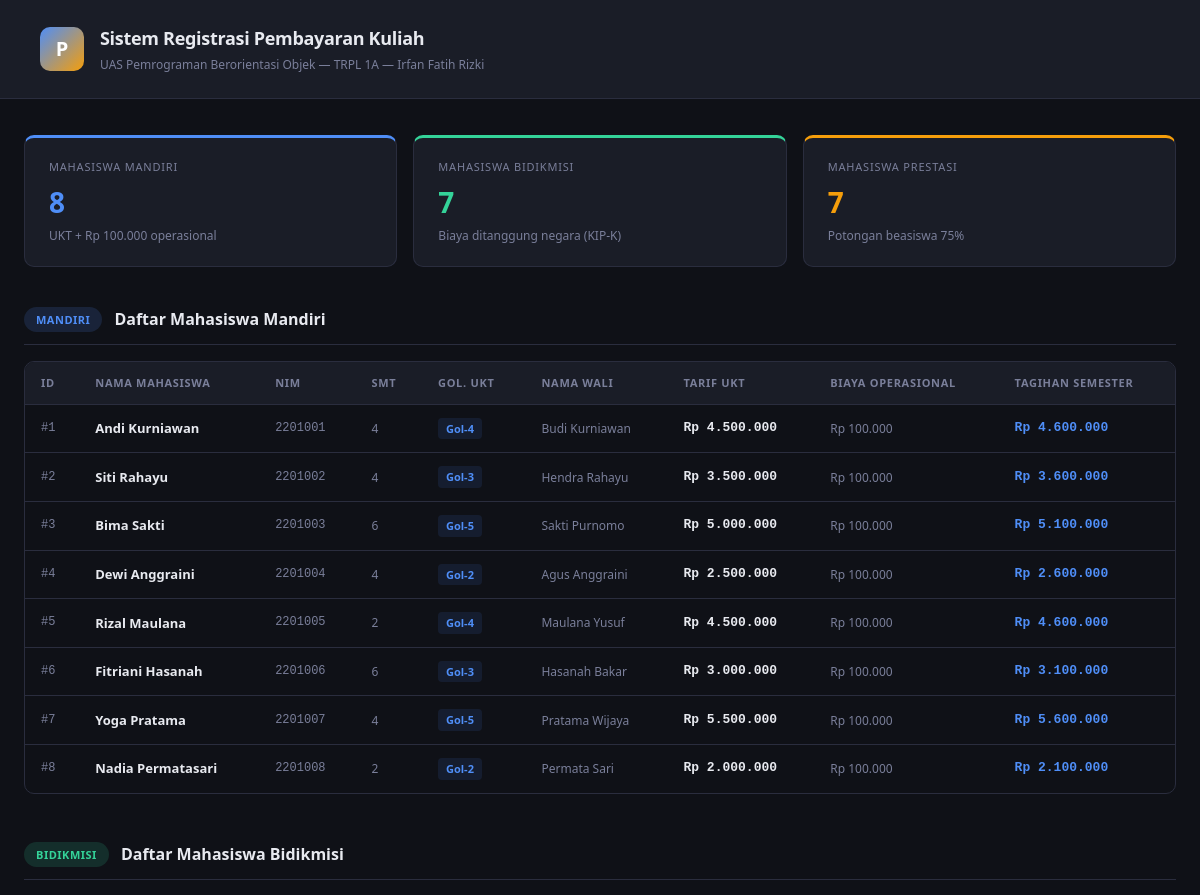
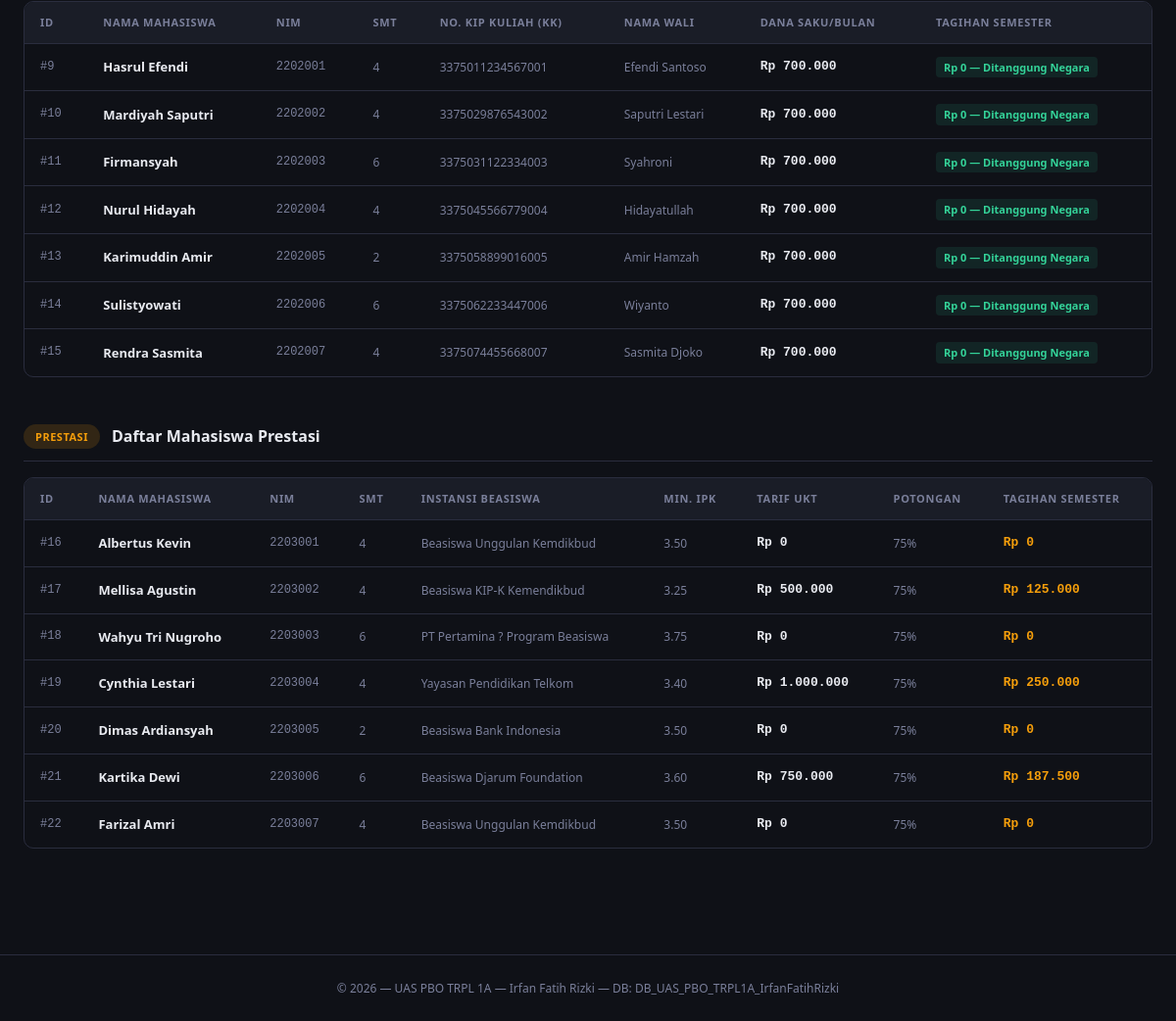
The page / on the database its author committed (2 pictures, top to bottom).
### tables this page shows
CREATE TABLE `tabel_mahasiswa` (
  `id_mahasiswa` int NOT NULL,
  `nama_mahasiswa` varchar(100) NOT NULL,
  `nim_semester` varchar(20) NOT NULL,
  `tarif_ukt_nominal` decimal(12,2) NOT NULL,
  `jenis_pembayaran` enum('Mandiri','Bidikmisi','Prestasi') NOT NULL,
  `golongan_ukt` varchar(10) DEFAULT NULL,
  `nama_wali` varchar(100) DEFAULT NULL,
  `nomor_kk` varchar(20) DEFAULT NULL,
  `peng_kuliah` varchar(100) DEFAULT NULL,
  `dana_saku_subsidi` decimal(12,2) DEFAULT NULL,
  `nama_instansi_beasiswa` varchar(150) DEFAULT NULL,
  `minimal_ipk_syarat` decimal(3,2) DEFAULT NULL
);

### Models/Mahasiswa.php (called while the page is built, shortened)
<?php
abstract class Mahasiswa
{
    protected int $id_mahasiswa;
    protected string $nama_mahasiswa;
    protected string $nis;
    protected int $semester;
    protected float $tarifUktNominal;
    public function __construct(
        int    $id_mahasiswa,
        string $nama_mahasiswa,
        string $nim_semester,
        float  $tarifUktNominal
    ) {
        $this->id_mahasiswa    = $id_mahasiswa;
        $this->nama_mahasiswa  = $nama_mahasiswa;
        $this->tarifUktNominal = $tarifUktNominal;
        $parts          = explode('/', $nim_semester);
        $this->nis      = $parts[0];
        $this->semester = (int) ($parts[1] ?? 1);
    }
    public function getIdMahasiswa(): int
    {
        return $this->id_mahasiswa;
    }
    public function getNamaMahasiswa(): string
    {
        return $this->nama_mahasiswa;
    }
    public function getNis(): string
    {
        return $this->nis;
    }
    public function getSemester(): int
    {
        return $this->semester;
    }
    public function getTarifUktNominal(): float
    {
        return $this->tarifUktNominal;
    }
}

### Models/MahasiswaMandiri.php (called while the page is built, shortened)
<?php
require_once 'Mahasiswa.php';
class MahasiswaMandiri extends Mahasiswa
{
    public function hitungTagihanSemester(): float
    {
        return $this->tarifUktNominal + 100000;
    }
}

### Models/MahasiswaPrestasi.php (called while the page is built, shortened)
<?php
require_once 'Mahasiswa.php';
class MahasiswaPrestasi extends Mahasiswa
{
    public function hitungTagihanSemester(): float
    {
        return $this->tarifUktNominal * 0.25;
    }
}

### Index.php (the view, shortened to what this page needs)
<?php
require_once 'Models/Mahasiswa.php';
require_once 'Models/MahasiswaMandiri.php';
require_once 'Models/MahasiswaPrestasi.php';
function rp(float $n): string {
    return 'Rp ' . number_format($n, 0, ',', '.');
}
$resMandiri   = mysqli_query($koneksi, "SELECT * FROM tabel_mahasiswa WHERE jenis_pembayaran = 'Mandiri'   ORDER BY id_mahasiswa");
$resBidikmisi = mysqli_query($koneksi, "SELECT * FROM tabel_mahasiswa WHERE jenis_pembayaran = 'Bidikmisi' ORDER BY id_mahasiswa");
$resPrestasi  = mysqli_query($koneksi, "SELECT * FROM tabel_mahasiswa WHERE jenis_pembayaran = 'Prestasi'  ORDER BY id_mahasiswa");
$dataMandiri   = [];
$dataBidikmisi = [];
$dataPrestasi  = [];
while ($row = mysqli_fetch_assoc($resMandiri))   { $dataMandiri[]   = $row; }
while ($row = mysqli_fetch_assoc($resBidikmisi)) { $dataBidikmisi[] = $row; }
while ($row = mysqli_fetch_assoc($resPrestasi))  { $dataPrestasi[]  = $row; }
?>
<!DOCTYPE html>
<html lang="id">
<head>
</head>
<body>
<header class="site-header">
    <div class="logo">P</div>
    <div>
        <h1>Sistem Registrasi Pembayaran Kuliah</h1>
        <p>UAS Pemrograman Berorientasi Objek &mdash; TRPL 1A &mdash; Irfan Fatih Rizki</p>
    </div>
</header>
<div class="container">
    <div class="stats">
        <div class="stat-card m">
            <div class="label">Mahasiswa Mandiri</div>
            <div class="value"><?= count($dataMandiri) ?></div>
            <div class="sub">UKT + Rp 100.000 operasional</div>
        </div>
        <div class="stat-card b">
            <div class="label">Mahasiswa Bidikmisi</div>
            <div class="value"><?= count($dataBidikmisi) ?></div>
            <div class="sub">Biaya ditanggung negara (KIP-K)</div>
        </div>
        <div class="stat-card p">
            <div class="label">Mahasiswa Prestasi</div>
            <div class="value"><?= count($dataPrestasi) ?></div>
            <div class="sub">Potongan beasiswa 75%</div>
        </div>
    </div>
    <div class="section">
        <div class="section-header">
            <span class="badge m">Mandiri</span>
            <h2>Daftar Mahasiswa Mandiri</h2>
        </div>
        <div class="table-wrap">
            <table>
                <thead>
                    <tr>
                        <th>ID</th>
                        <th>Nama Mahasiswa</th>
                        <th>NIM</th>
                        <th>Smt</th>
                        <th>Gol. UKT</th>
                        <th>Nama Wali</th>
                        <th>Tarif UKT</th>
                        <th>Biaya Operasional</th>
                        <th>Tagihan Semester</th>
                    </tr>
                </thead>
                <tbody>
                <?php foreach ($dataMandiri as $row):
                    $obj = new MahasiswaMandiri(
                        (int)$row['id_mahasiswa'],
                        $row['nama_mahasiswa'],
                        $row['nim_semester'],
                        (float)$row['tarif_ukt_nominal'],
                        $row['golongan_ukt'],
                        $row['nama_wali']
                    );
                ?>
                <tr>
                    <td class="cell-id">#<?= $obj->getIdMahasiswa() ?></td>
                    <td class="cell-name"><?= htmlspecialchars($obj->getNamaMahasiswa()) ?></td>
                    <td class="cell-nim"><?= htmlspecialchars($obj->getNis()) ?></td>
                    <td class="cell-info"><?= $obj->getSemester() ?></td>
                    <td><span class="pill"><?= htmlspecialchars($row['golongan_ukt']) ?></span></td>
                    <td class="cell-info"><?= htmlspecialchars($row['nama_wali']) ?></td>
                    <td class="cell-money"><?= rp($obj->getTarifUktNominal()) ?></td>
                    <td class="cell-info">Rp 100.000</td>
                    <td class="cell-tagihan m"><?= rp($obj->hitungTagihanSemester()) ?></td>
                </tr>
                <?php endforeach; ?>
                </tbody>
            </table>
        </div>
    </div>
    <div class="section">
        <div class="section-header">
            <span class="badge b">Bidikmisi</span>
            <h2>Daftar Mahasiswa Bidikmisi</h2>
        </div>
        <div class="table-wrap">
            <table>
                <thead>
                    <tr>
                        <th>ID</th>
                        <th>Nama Mahasiswa</th>
                        <th>NIM</th>
                        <th>Smt</th>
                        <th>No. KIP Kuliah (KK)</th>
                        <th>Nama Wali</th>
                        <th>Dana Saku/Bulan</th>
                        <th>Tagihan Semester</th>
                    </tr>
                </thead>
                <tbody>
                <?php foreach ($dataBidikmisi as $row):
                    $obj = new MahasiswaBidikmisi(
                        (int)$row['id_mahasiswa'],
                        $row['nama_mahasiswa'],
                        $row['nim_semester'],
                        (float)$row['tarif_ukt_nominal'],
                        $row['nomor_kk'],
                        (float)$row['dana_saku_subsidi']
                    );
                ?>
                <tr>
                    <td class="cell-id">#<?= $obj->getIdMahasiswa() ?></td>
                    <td class="cell-name"><?= htmlspecialchars($obj->getNamaMahasiswa()) ?></td>
                    <td class="cell-nim"><?= htmlspecialchars($obj->getNis()) ?></td>
                    <td class="cell-info"><?= $obj->getSemester() ?></td>
                    <td class="cell-info"><?= htmlspecialchars($row['nomor_kk']) ?></td>
                    <td class="cell-info"><?= htmlspecialchars($row['nama_wali']) ?></td>
                    <td class="cell-money"><?= rp((float)$row['dana_saku_subsidi']) ?></td>
                    <td><span class="pill free">Rp 0 &mdash; Ditanggung Negara</span></td>
                </tr>
                <?php endforeach; ?>
                </tbody>
            </table>
        </div>
    </div>
    <div class="section">
        <div class="section-header">
            <span class="badge p">Prestasi</span>
            <h2>Daftar Mahasiswa Prestasi</h2>
        </div>
        <div class="table-wrap">
            <table>
                <thead>
                    <tr>
                        <th>ID</th>
                        <th>Nama Mahasiswa</th>
                        <th>NIM</th>
                        <th>Smt</th>
                        <th>Instansi Beasiswa</th>
                        <th>Min. IPK</th>
                        <th>Tarif UKT</th>
                        <th>Potongan</th>
                        <th>Tagihan Semester</th>
                    </tr>
                </thead>
                <tbody>
                <?php foreach ($dataPrestasi as $row):
                    $obj = new MahasiswaPrestasi(
                        (int)$row['id_mahasiswa'],
                        $row['nama_mahasiswa'],
                        $row['nim_semester'],
                        (float)$row['tarif_ukt_nominal'],
                        $row['nama_instansi_beasiswa'],
                        (float)$row['minimal_ipk_syarat']
                    );
                ?>
                <tr>
                    <td class="cell-id">#<?= $obj->getIdMahasiswa() ?></td>
                    <td class="cell-name"><?= htmlspecialchars($obj->getNamaMahasiswa()) ?></td>
                    <td class="cell-nim"><?= htmlspecialchars($obj->getNis()) ?></td>
                    <td class="cell-info"><?= $obj->getSemester() ?></td>
                    <td class="cell-info"><?= htmlspecialchars($row['nama_instansi_beasiswa']) ?></td>
                    <td class="cell-info"><?= number_format((float)$row['minimal_ipk_syarat'], 2) ?></td>
                    <td class="cell-money"><?= rp($obj->getTarifUktNominal()) ?></td>
                    <td class="cell-info">75%</td>
                    <td class="cell-tagihan p"><?= rp($obj->hitungTagihanSemester()) ?></td>
                </tr>
                <?php endforeach; ?>
                </tbody>
            </table>
        </div>
    </div>
</div>
<footer class="site-footer">
    &copy; <?= date('Y') ?> &mdash; UAS PBO TRPL 1A &mdash; Irfan Fatih Rizki &mdash; DB: DB_UAS_PBO_TRPL1A_IrfanFatihRizki
</footer>
</body>
</html>

### Index.php (style rules this page uses)
*, *::before, *::after { box-sizing: border-box; margin: 0; padding: 0; }
:root { --bg: #0f1117; --surface: #1a1d27; --border: #2a2d3e; --text: #e8eaf0; --muted: #7a7f9a; --mandiri: #4f8ef7; --bidikmisi: #34d399; --prestasi: #f59e0b; --radius: 10px; --font-body: 'Segoe UI', system-ui, sans-serif; --font-mono: 'Consolas', 'Courier New', monospace; }
body { background: var(--bg); color: var(--text); font-family: var(--font-body); font-size: 14px; line-height: 1.6; min-height: 100vh; }
.site-header { background: var(--surface); border-bottom: 1px solid var(--border); padding: 24px 40px; display: flex; align-items: center; gap: 16px; }
.site-header .logo { width: 44px; height: 44px; background: linear-gradient(135deg, var(--mandiri), var(--prestasi)); border-radius: 10px; display: flex; align-items: center; justify-content: center; font-size: 20px; font-weight: 800; color: #fff; flex-shrink: 0; }
.site-header h1 { font-size: 18px; font-weight: 700; letter-spacing: -.3px; }
.site-header p { font-size: 12px; color: var(--muted); margin-top: 2px; }
.container { max-width: 1200px; margin: 0 auto; padding: 36px 24px 60px; }
.stats { display: grid; grid-template-columns: repeat(3, 1fr); gap: 16px; margin-bottom: 40px; }
.stat-card { background: var(--surface); border: 1px solid var(--border); border-radius: var(--radius); padding: 20px 24px; border-top: 3px solid var(--accent, var(--mandiri)); }
.stat-card.m { --accent: var(--mandiri); }
.stat-card.b { --accent: var(--bidikmisi); }
.stat-card.p { --accent: var(--prestasi); }
.stat-card .label { font-size: 11px; text-transform: uppercase; letter-spacing: .8px; color: var(--muted); }
.stat-card .value { font-size: 28px; font-weight: 800; color: var(--accent); margin: 4px 0 2px; }
.stat-card .sub { font-size: 12px; color: var(--muted); }
.section { margin-bottom: 48px; }
.section-header { display: flex; align-items: center; gap: 12px; margin-bottom: 16px; padding-bottom: 12px; border-bottom: 1px solid var(--border); }
.badge { display: inline-flex; align-items: center; justify-content: center; padding: 4px 12px; border-radius: 20px; font-size: 11px; font-weight: 700; letter-spacing: .5px; text-transform: uppercase; }
.badge.m { background: rgba(79,142,247,.15); color: var(--mandiri); }
.badge.b { background: rgba(52,211,153,.15); color: var(--bidikmisi); }
.badge.p { background: rgba(245,158,11,.15); color: var(--prestasi); }
.section-header h2 { font-size: 16px; font-weight: 700; }
.table-wrap { overflow-x: auto; border-radius: var(--radius); border: 1px solid var(--border); }
table { width: 100%; border-collapse: collapse; }
thead { background: var(--surface); }
thead th { padding: 12px 16px; text-align: left; font-size: 11px; text-transform: uppercase; letter-spacing: .7px; color: var(--muted); white-space: nowrap; border-bottom: 1px solid var(--border); }
tbody tr { border-bottom: 1px solid var(--border); transition: background .15s; }
tbody tr:last-child { border-bottom: none; }
tbody td { padding: 13px 16px; vertical-align: middle; font-size: 13px; }
.cell-id { color: var(--muted); font-family: var(--font-mono); font-size: 12px; }
.cell-name { font-weight: 600; }
.cell-nim { font-family: var(--font-mono); font-size: 12px; color: var(--muted); }
.cell-money { font-family: var(--font-mono); font-size: 13px; font-weight: 600; }
.cell-tagihan { font-family: var(--font-mono); font-size: 13px; font-weight: 700; }
.cell-tagihan.m { color: var(--mandiri); }
.cell-tagihan.p { color: var(--prestasi); }
.cell-info { font-size: 12px; color: var(--muted); }
.pill { display: inline-block; padding: 2px 8px; border-radius: 4px; font-size: 11px; font-weight: 600; background: rgba(79,142,247,.1); color: var(--mandiri); }
.pill.free { background: rgba(52,211,153,.1); color: var(--bidikmisi); }
.site-footer { text-align: center; padding: 24px; border-top: 1px solid var(--border); color: var(--muted); font-size: 12px; }

### rows shown on the page
tabel_mahasiswa: id_mahasiswa "1", nama_mahasiswa "Andi Kurniawan", nim_semester "2201001", nim_semester "4", golongan_ukt "Gol-4", nama_wali "Budi Kurniawan", tarif_ukt_nominal "Rp 4.500.000", tarif_ukt_nominal "Rp 4.600.000"
tabel_mahasiswa: id_mahasiswa "2", nama_mahasiswa "Siti Rahayu", nim_semester "2201002", nim_semester "4", golongan_ukt "Gol-3", nama_wali "Hendra Rahayu", tarif_ukt_nominal "Rp 3.500.000", tarif_ukt_nominal "Rp 3.600.000"
tabel_mahasiswa: id_mahasiswa "3", nama_mahasiswa "Bima Sakti", nim_semester "2201003", nim_semester "6", golongan_ukt "Gol-5", nama_wali "Sakti Purnomo", tarif_ukt_nominal "Rp 5.000.000", tarif_ukt_nominal "Rp 5.100.000"
tabel_mahasiswa: id_mahasiswa "4", nama_mahasiswa "Dewi Anggraini", nim_semester "2201004", nim_semester "4", golongan_ukt "Gol-2", nama_wali "Agus Anggraini", tarif_ukt_nominal "Rp 2.500.000", tarif_ukt_nominal "Rp 2.600.000"
tabel_mahasiswa: id_mahasiswa "5", nama_mahasiswa "Rizal Maulana", nim_semester "2201005", nim_semester "2", golongan_ukt "Gol-4", nama_wali "Maulana Yusuf", tarif_ukt_nominal "Rp 4.500.000", tarif_ukt_nominal "Rp 4.600.000"
tabel_mahasiswa: id_mahasiswa "6", nama_mahasiswa "Fitriani Hasanah", nim_semester "2201006", nim_semester "6", golongan_ukt "Gol-3", nama_wali "Hasanah Bakar", tarif_ukt_nominal "Rp 3.000.000", tarif_ukt_nominal "Rp 3.100.000"
tabel_mahasiswa: id_mahasiswa "7", nama_mahasiswa "Yoga Pratama", nim_semester "2201007", nim_semester "4", golongan_ukt "Gol-5", nama_wali "Pratama Wijaya", tarif_ukt_nominal "Rp 5.500.000", tarif_ukt_nominal "Rp 5.600.000"
tabel_mahasiswa: id_mahasiswa "8", nama_mahasiswa "Nadia Permatasari", nim_semester "2201008", nim_semester "2", golongan_ukt "Gol-2", nama_wali "Permata Sari", tarif_ukt_nominal "Rp 2.000.000", tarif_ukt_nominal "Rp 2.100.000"
tabel_mahasiswa: id_mahasiswa "9", nama_mahasiswa "Hasrul Efendi", nim_semester "2202001", nim_semester "4", nomor_kk "3375011234567001", nama_wali "Efendi Santoso", dana_saku_subsidi "Rp 700.000"
tabel_mahasiswa: id_mahasiswa "10", nama_mahasiswa "Mardiyah Saputri", nim_semester "2202002", nim_semester "4", nomor_kk "3375029876543002", nama_wali "Saputri Lestari", dana_saku_subsidi "Rp 700.000"
tabel_mahasiswa: id_mahasiswa "11", nama_mahasiswa "Firmansyah", nim_semester "2202003", nim_semester "6", nomor_kk "3375031122334003", nama_wali "Syahroni", dana_saku_subsidi "Rp 700.000"
tabel_mahasiswa: id_mahasiswa "12", nama_mahasiswa "Nurul Hidayah", nim_semester "2202004", nim_semester "4", nomor_kk "3375045566779004", nama_wali "Hidayatullah", dana_saku_subsidi "Rp 700.000"
tabel_mahasiswa: id_mahasiswa "13", nama_mahasiswa "Karimuddin Amir", nim_semester "2202005", nim_semester "2", nomor_kk "3375058899016005", nama_wali "Amir Hamzah", dana_saku_subsidi "Rp 700.000"
tabel_mahasiswa: id_mahasiswa "14", nama_mahasiswa "Sulistyowati", nim_semester "2202006", nim_semester "6", nomor_kk "3375062233447006", nama_wali "Wiyanto", dana_saku_subsidi "Rp 700.000"
tabel_mahasiswa: id_mahasiswa "15", nama_mahasiswa "Rendra Sasmita", nim_semester "2202007", nim_semester "4", nomor_kk "3375074455668007", nama_wali "Sasmita Djoko", dana_saku_subsidi "Rp 700.000"
tabel_mahasiswa: id_mahasiswa "16", nama_mahasiswa "Albertus Kevin", nim_semester "2203001", nim_semester "4", nama_instansi_beasiswa "Beasiswa Unggulan Kemdikbud", minimal_ipk_syarat "3.50", tarif_ukt_nominal "Rp 0"
tabel_mahasiswa: id_mahasiswa "17", nama_mahasiswa "Mellisa Agustin", nim_semester "2203002", nim_semester "4", nama_instansi_beasiswa "Beasiswa KIP-K Kemendikbud", minimal_ipk_syarat "3.25", tarif_ukt_nominal "Rp 500.000", tarif_ukt_nominal "Rp 125.000"
tabel_mahasiswa: id_mahasiswa "18", nama_mahasiswa "Wahyu Tri Nugroho", nim_semester "2203003", nim_semester "6", nama_instansi_beasiswa "PT Pertamina ? Program Beasiswa", minimal_ipk_syarat "3.75", tarif_ukt_nominal "Rp 0"
tabel_mahasiswa: id_mahasiswa "19", nama_mahasiswa "Cynthia Lestari", nim_semester "2203004", nim_semester "4", nama_instansi_beasiswa "Yayasan Pendidikan Telkom", minimal_ipk_syarat "3.40", tarif_ukt_nominal "Rp 1.000.000", tarif_ukt_nominal "Rp 250.000"
tabel_mahasiswa: id_mahasiswa "20", nama_mahasiswa "Dimas Ardiansyah", nim_semester "2203005", nim_semester "2", nama_instansi_beasiswa "Beasiswa Bank Indonesia", minimal_ipk_syarat "3.50", tarif_ukt_nominal "Rp 0"
tabel_mahasiswa: id_mahasiswa "21", nama_mahasiswa "Kartika Dewi", nim_semester "2203006", nim_semester "6", nama_instansi_beasiswa "Beasiswa Djarum Foundation", minimal_ipk_syarat "3.60", tarif_ukt_nominal "Rp 750.000", tarif_ukt_nominal "Rp 187.500"
tabel_mahasiswa: id_mahasiswa "22", nama_mahasiswa "Farizal Amri", nim_semester "2203007", nim_semester "4", nama_instansi_beasiswa "Beasiswa Unggulan Kemdikbud", minimal_ipk_syarat "3.50", tarif_ukt_nominal "Rp 0"

### other values the page prints
count($dataMandiri) "8"
count($dataBidikmisi) "7"
count($dataPrestasi) "7"
